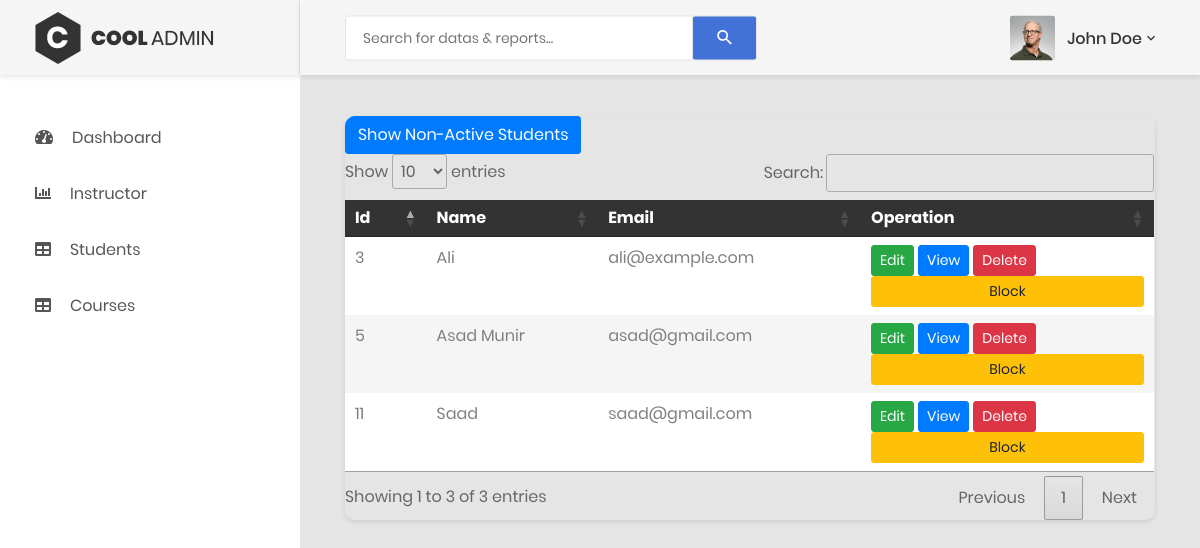
/admin/students (signed in), run on the app's committed database.
### tables this page shows
CREATE TABLE `students` (
  `id` int(11) NOT NULL,
  `user_id` int(11) DEFAULT NULL,
  `created_at` timestamp NOT NULL DEFAULT current_timestamp(),
  `updated_at` timestamp NOT NULL DEFAULT current_timestamp() ON UPDATE current_timestamp(),
  `deleted_at` timestamp NULL DEFAULT NULL
);

CREATE TABLE `users` (
  `id` int(11) NOT NULL,
  `name` varchar(255) DEFAULT NULL,
  `email` varchar(255) DEFAULT NULL,
  `password` varchar(255) DEFAULT NULL,
  `role_id` int(11) DEFAULT NULL,
  `created_at` timestamp NOT NULL DEFAULT current_timestamp(),
  `updated_at` timestamp NOT NULL DEFAULT current_timestamp() ON UPDATE current_timestamp(),
  `deleted_at` timestamp NULL DEFAULT NULL
);

### Core/functions.php (called while the page is built, shortened)
<?php
function base_path($path)
{
    return BASE_PATH . $path;
}
function view($path, $attributes = [])
{
    extract($attributes);
    require base_path('views/' . $path);
}

### Http/Controllers/Admin/StudentController.php (called while the page is built, shortened)
<?php
class StudentController
{
    public function index()
    {
        $instructorModel = new Student();
        $students = $instructorModel->getAllStudents();
        view('admin/student/index.view.php', [
            'students' => $students
        ]);
    }
}

### public/index.php (called while the page is built, shortened)
<?php
require BASE_PATH.'Core/functions.php';
spl_autoload_register(function($class)
{
    $class = str_replace('\\', DIRECTORY_SEPARATOR, $class);
});
require base_path('bootstrap.php');
$router = new \Core\Router();
$uri = parse_url($_SERVER['REQUEST_URI'])['path'];
$method = $_POST['_method'] ?? $_SERVER['REQUEST_METHOD'];
$router->route($uri, $method);

### Core/App.php (called while the page is built, shortened)
<?php
class App
{
    protected static $container;
    public static function setContainer($contaier)
    {
        static::$container = $contaier;
    }
    public static function container()
    {
        return static::$container;
    }
    public static function resolve($key) {
        return static::container()->resolve($key);
    }
}

### Core/Container.php (called while the page is built, shortened)
<?php
class Container
{
    protected $bindings = [];
    public function bind($key, $resolver)
    {
        $this->bindings[$key] = $resolver;
    }
    public function resolve($key)
    {
        $resolver = $this->bindings[$key];
        return call_user_func($resolver);
    }
}

### config.php (called while the page is built)
<?php
return [
    'database' => [
        'host' => 'localhost',
        'port' => '3306',
        'dbname' => 'learning-management-system',
        'charset' => 'utf8mb4',
    ]
];

### bootstrap.php (called while the page is built, shortened)
<?php
$container = new Container();
$container->bind('Core\Database', function () {
    $config = require base_path('config.php');
    return new Database($config['database']);
});

### Core/Database.php (called while the page is built, shortened)
<?php
class Database
{
    public function __construct($config, $username = 'root', $password = '')
    {
        $dsn = 'mysql:' . http_build_query($config, '', ';');
        $this->connection = new PDO($dsn, $username, $password, [PDO::ATTR_DEFAULT_FETCH_MODE => PDO::FETCH_ASSOC]);
    }
}

### Http/Models/Student.php (called while the page is built, shortened)
<?php
class Student
{
    protected $db;
    public function __construct()
    {
        $this->db = App::resolve(Database::class);
    }
    public function getAllStudents($active = true)
    {
        $activeCondition = $active ? 'IS NULL' : 'IS NOT NULL';
        $sql = 'SELECT i.*, u.name, u.email FROM students AS i
            JOIN users AS u ON i.user_id = u.id
            WHERE u.role_id = 3 AND i.deleted_at ' . $activeCondition;
        $statement = $this->db->connection->prepare($sql);
        $statement->execute();
        return $statement->fetchAll(\PDO::FETCH_ASSOC);
    }
}

### views/admin/student/index.view.php (the view, shortened to what this page needs)
<?php require base_path('views/partials/head.php') ?>
<div class="page-container">
    <?php require base_path('views/partials/header.php') ?>
    <?php require base_path('views/partials/sidebar.php') ?>
    <div class="main-content">
        <div class="section__content section__content--p30">
            <div class="container-fluid">
                <div class="row">
                    <div class="col-lg-12">
                        <div class="table-responsive table--no-card m-b-30">
                            <button id="toggleNonActiveButton" class="btn btn-primary">Show Non-Active Students</button>
                            <table id="studentTable" class="table table-borderless table-striped table-earning">
                                <thead>
                                    <tr>
                                        <th>Id</th>
                                        <th>Name</th>
                                        <th>Email</th>
                                        <th>Operation</th>
                                    </tr>
                                </thead>
                                <tbody id="studentsTableBody">
                                    <?php foreach ($students as $student) : ?>
                                        <tr class="<?= ($student['deleted_at'] === null) ? 'active-student' : 'non-active-student'; ?>">
                                            <td><?= $student['user_id'] ?></td>
                                            <td><?= $student['name'] ?></td>
                                            <td><?= $student['email'] ?></td>
                                            <td>
                                                <a class="btn btn-success btn-sm" href="/admin/student/edit/<?= $student['id']; ?>">Edit</a>
                                                <a class="btn btn-primary btn-sm" href="/admin/student/show/<?= $student['id']; ?>">View</a>
                                                <a class="btn btn-danger btn-sm btn-delete" href="/admin/student/destroy/<?= $student['id']; ?>" onclick="return confirm('Are you sure you want to permanently delete this student?');">Delete</a>
                                                <?php if ($student['deleted_at'] === null) : ?>
                                                    <a class="btn btn-warning btn-sm btn-block" href="/admin/student/block/<?= $student['id']; ?>" onclick="return confirm('Are you sure you want to block this student?');">Block</a>
                                                <?php else : ?>
                                                    <a class="btn btn-success btn-sm btn-unblock" href="/admin/student/unblock/<?= $student['id']; ?>" onclick="return confirm('Are you sure you want to unblock this student?');">Unblock</a>
                                                <?php endif; ?>
                                            </td>
                                        </tr>
                                    <?php endforeach; ?>
                                </tbody>
                            </table>
                        </div>
                    </div>
                </div>
            </div>
        </div>
    </div>
</div>
<?php require base_path('views/partials/footer.php') ?>

### Core/Router.php (shortened to what this page needs)
<?php
class Router
{
    protected $routes = [];
    public function add($method, $uri, $controller)
    {
        $this->routes[] = [
            'uri' => $uri,
            'controller' => $controller,
            'method' => $method,
            'middleware' => ''
        ];
        return $this;
    }
    public function only($key)
    {
        $this->routes[array_key_last($this->routes)]['middleware'] = $key;
        return $this;
    }
    public function route($uri, $method)
    {
        foreach ($this->routes as $route) {
            if ($this->match($route['uri'], $uri) && $route['method'] === strtoupper($method)) {
                $params = $this->extractParams($route['uri'], $uri);
                return $this->callController($route['controller'], $params);
            }
        }
    }
    protected function match($routeUri, $requestUri)
    {
        $routePattern = preg_replace('/\{[a-zA-Z0-9_]+\}/', '([a-zA-Z0-9_]+)', $routeUri);
        return preg_match('#^' . $routePattern . '$#', $requestUri);
    }
    protected function extractParams($routeUri, $requestUri)
    {
        $routePattern = preg_replace('/\{[a-zA-Z0-9_]+\}/', '([a-zA-Z0-9_]+)', $routeUri);
        preg_match('#^' . $routePattern . '$#', $requestUri, $matches);
        array_shift($matches);
        return $matches;
    }
    protected function callController($controller, $params = [])
    {
        [$controller, $method] = explode('@', $controller);
        $controller = "Http\\Controllers\\{$controller}";
        if (class_exists($controller)) {
            $controllerInstance = new $controller;
            if (method_exists($controllerInstance, $method)) {
                return call_user_func_array([$controllerInstance, $method], $params);
            }
        }
        throw new \Exception("Controller or method not found");
    }
}

### data on the page
students: user "3", user.name "Ali", user.email "ali@example.com"
students: user "11", user.name "Saad", user.email "saad@gmail.com"
students: user "5", user.name "Asad Munir", user.email "asad@gmail.com"
